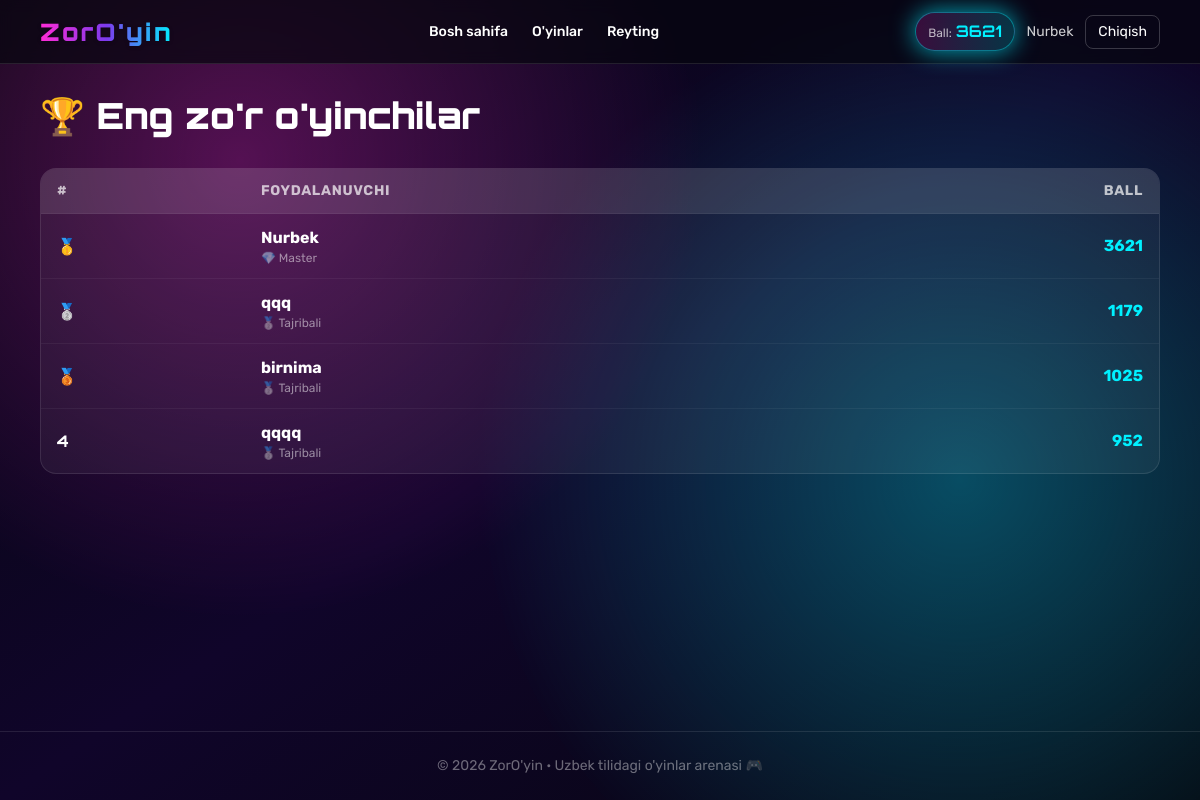
Page /leaderboard (signed in) on the committed database.
### app/models.py (models this page shows, shortened)
class User(UserMixin, db.Model):
    __tablename__ = "users"
    id = db.Column(db.Integer, primary_key=True)
    username = db.Column(db.String(64), unique=True, nullable=False, index=True)
    email = db.Column(db.String(120), unique=True, nullable=False, index=True)
    password_hash = db.Column(db.String(255), nullable=False)
    points = db.Column(db.Integer, default=0, nullable=False)
    created_at = db.Column(db.DateTime, default=datetime.utcnow)
    scores = db.relationship("Score", backref="user", lazy=True, cascade="all,delete-orphan")
    @property
    def rank_title(self):
        p = self.points
        if p >= 10000: return "🚀 ZorO'yin Afsonasi"
        if p >= 5000: return "👑 Chempion"
        if p >= 3000: return "💎 Master"
        if p >= 1500: return "🥇 Professional"
        if p >= 800: return "🥈 Tajribali"
        if p >= 300: return "🥉 Havaskor"
        return "🌱 Yangi o'yinchi"

### app/main/routes.py (the view)
@main_bp.route("/leaderboard")
def leaderboard():
    top = User.query.order_by(User.points.desc()).limit(50).all()
    return render_template("leaderboard.html", users=top)

### app/__init__.py (called while the page is built)
def create_app(config_class=Config):
    app = Flask(__name__)
    app.config.from_object(config_class)
    db.init_app(app)
    login_manager.init_app(app)
    from app.auth import auth_bp
    from app.main import main_bp
    from app.games import games_bp
    app.register_blueprint(auth_bp, url_prefix="/auth")
    app.register_blueprint(main_bp)
    app.register_blueprint(games_bp, url_prefix="/games")
    from app.models import User
    @login_manager.user_loader
    def load_user(uid):
        return User.query.get(int(uid))
    with app.app_context():
        db.create_all()
    return app

### app/templates/leaderboard.html
{% extends "base.html" %}
{% block content %}
<h1 class="font-display text-4xl font-black mb-8">🏆 Eng zo'r o'yinchilar</h1>
<div class="rounded-2xl border border-white/10 overflow-hidden bg-white/5">
  <table class="w-full text-left">
    <thead class="bg-white/10 text-sm uppercase tracking-wider text-white/70">
      <tr><th class="px-4 py-3">#</th><th class="px-4 py-3">Foydalanuvchi</th><th class="px-4 py-3 text-right">Ball</th></tr>
    </thead>
    <tbody>
    {% for u in users %}
      <tr class="border-t border-white/5 hover:bg-white/5">
        <td class="px-4 py-3 font-display font-bold
          {% if loop.index==1 %}text-neon-yellow{% elif loop.index==2 %}text-neon-cyan{% elif loop.index==3 %}text-neon-pink{% endif %}">
          {% if loop.index==1 %}🥇{% elif loop.index==2 %}🥈{% elif loop.index==3 %}🥉{% else %}{{ loop.index }}{% endif %}
        </td>
        <td class="px-4 py-3">
          <div class="font-bold">{{ u.username }}</div>
          <div class="text-xs text-white/50">{{ u.rank_title }}</div>
        </td>
        <td class="px-4 py-3 text-right font-bold text-neon-cyan">{{ u.points }}</td>
      </tr>
    {% else %}
      <tr><td colspan="3" class="px-4 py-8 text-center text-white/50">Hali o'yinchilar yo'q. Birinchi bo'l!</td></tr>
    {% endfor %}
    </tbody>
  </table>
</div>
{% endblock %}

### app/templates/base.html (shortened to what this page needs)
<!DOCTYPE html>
<html lang="uz">
<head>
<script src="https://cdn.tailwindcss.com"></script>
<link rel="stylesheet" href="{{ url_for('static', filename='css/style.css') }}">
</head>
<body class="font-body bg-bg-900 text-white min-h-screen flex flex-col">
<div class="fixed inset-0 -z-10 bg-gradient-to-br from-bg-900 via-[#10052a] to-bg-900"></div>
<div class="fixed inset-0 -z-10 opacity-30 bg-[radial-gradient(circle_at_20%_20%,#ff2bd6_0%,transparent_40%),radial-gradient(circle_at_80%_60%,#00f0ff_0%,transparent_45%)]"></div>
<header class="border-b border-white/10 backdrop-blur sticky top-0 z-50 bg-bg-900/70">
  <div class="max-w-6xl mx-auto px-4 py-3 flex items-center justify-between gap-3">
    <a href="{{ url_for('main.index') }}" class="font-display font-black text-2xl tracking-widest bg-gradient-to-r from-neon-pink via-neon-purple to-neon-cyan bg-clip-text text-transparent drop-shadow">
    </a>
    <nav class="hidden md:flex gap-6 text-sm font-medium">
      <a href="{{ url_for('main.index') }}" class="hover:text-neon-cyan transition">Bosh sahifa</a>
      {% if current_user.is_authenticated %}
        <a href="{{ url_for('main.dashboard') }}" class="hover:text-neon-cyan transition">O'yinlar</a>
      {% endif %}
      <a href="{{ url_for('main.leaderboard') }}" class="hover:text-neon-cyan transition">Reyting</a>
    </nav>
    <div class="flex items-center gap-3">
      {% if current_user.is_authenticated %}
        <div class="px-3 py-1.5 rounded-full bg-gradient-to-r from-neon-pink/20 to-neon-cyan/20 border border-neon-cyan/40 shadow-cyan">
          <span class="text-xs text-white/70">Ball:</span>
          <span class="font-display font-bold text-neon-cyan">{{ current_user.points }}</span>
        </div>
        <span class="hidden sm:inline text-sm text-white/80">{{ current_user.username }}</span>
        <a href="{{ url_for('auth.logout') }}" class="text-sm px-3 py-1.5 rounded-lg border border-white/20 hover:border-neon-pink hover:text-neon-pink transition">Chiqish</a>
      {% else %}
        <a href="{{ url_for('auth.login') }}" class="text-sm hover:text-neon-cyan">Kirish</a>
        <a href="{{ url_for('auth.register') }}" class="text-sm px-3 py-1.5 rounded-lg bg-gradient-to-r from-neon-pink to-neon-purple shadow-pink hover:scale-105 transition">Ro'yxatdan o'tish</a>
      {% endif %}
    </div>
  </div>
</header>
<main class="flex-1 max-w-6xl w-full mx-auto px-4 py-8">
  {% block content %}{% endblock %}
</main>
<footer class="border-t border-white/10 py-6 text-center text-sm text-white/40">
  © 2026 ZorO'yin · Uzbek tilidagi o'yinlar arenasi 🎮
</footer>
</body>
</html>

### app/static/css/style.css (style rules this page uses)
body { -webkit-font-smoothing: antialiased; }

### rows in the picture
User: points "3621", username "Nurbek", rank_title "💎 Master"
User: username "qqq", rank_title "🥈 Tajribali", points "1179"
User: username "birnima", rank_title "🥈 Tajribali", points "1025"
User: username "qqqq", rank_title "🥈 Tajribali", points "952"
